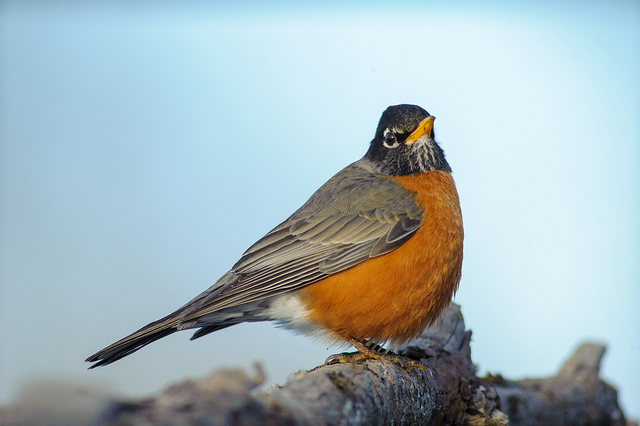
#> input picture images/bird.jpg, 640 x 426 px
$ python 0_blurring.py --image ../images/bird.jpg
#> lines starting #> are read from the running program, lines starting #| are printed output that depends on the picture
import numpy as np
import argparse
import cv2

ap = argparse.ArgumentParser()
ap.add_argument("-i", "--image", required=True, help='Path to the image')
args = vars(ap.parse_args())

image = cv2.imread(args['image'])
#> image is the input picture: shape (426, 640, 3); mean B, G, R 188.8, 183.9, 166.6
image = cv2.cvtColor(image, cv2.COLOR_BGR2GRAY)
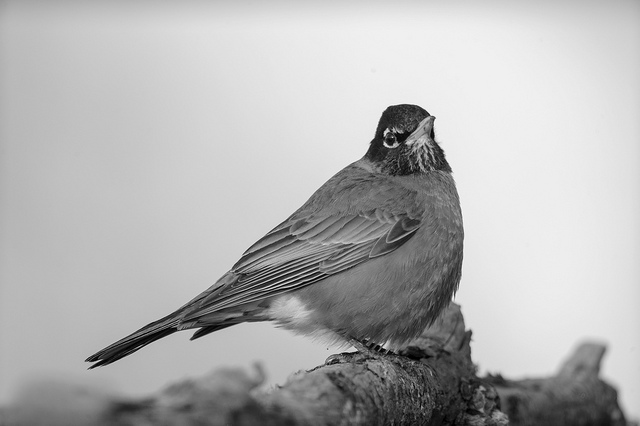
#> image: shape (426, 640); min 0, max 250, mean 179.3
cv2.imshow("Original", image)

blurred = np.hstack([
    cv2.blur(image, (3, 3)),
    cv2.blur(image, (5, 5)),
    cv2.blur(image, (7, 7)),
])
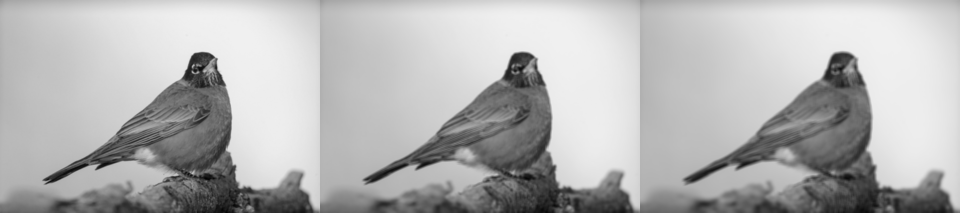
#> blurred: shape (426, 1920) (shown at 1/2 size); min 1, max 240, mean 179.3
cv2.imshow("Averaged", blurred)

blurred = np.hstack([
    cv2.GaussianBlur(image, (3, 3), 0),
    cv2.GaussianBlur(image, (5, 5), 0),
    cv2.GaussianBlur(image, (7, 7), 0),
])
cv2.imshow("Gaussian", blurred)

blurred = np.hstack([
    cv2.medianBlur(image, 3),
    cv2.medianBlur(image, 5),
    cv2.medianBlur(image, 7),
])
cv2.imshow("Median", blurred)

blurred = np.hstack([
    cv2.bilateralFilter(image, 5, 21, 21),
    cv2.bilateralFilter(image, 7, 31, 31),
    cv2.bilateralFilter(image, 9, 41, 41),
])
cv2.imshow("Bilateral", blurred)

cv2.waitKey(0)

$ run again, on images/beach.png
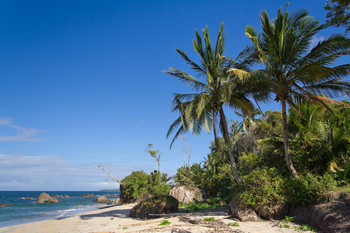
#> input picture images/beach.png, 350 x 233 px
#> image is the input picture: shape (233, 350, 3); mean B, G, R 136, 110.4, 78.6
#> `image = cv2.cvtColor(image, cv2.COLOR_BGR2GRAY)`:
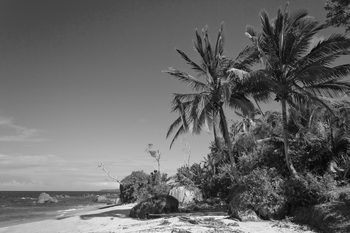
#> image: shape (233, 350); min 3, max 250, mean 103.8
#> `blurred = np.hstack([ cv2.blur(image, (3, 3)), cv2.blur(image, (5, 5))..`:
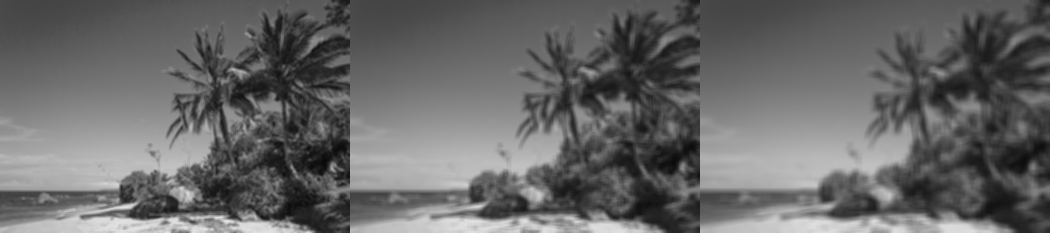
#> blurred: shape (233, 1050); min 8, max 228, mean 103.8

$ run again, on images/coins.png
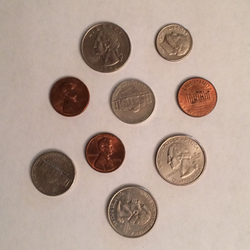
#> input picture images/coins.png, 250 x 250 px
#> image is the input picture: shape (250, 250, 3); mean B, G, R 147.7, 159.9, 180.7
#> `image = cv2.cvtColor(image, cv2.COLOR_BGR2GRAY)`:
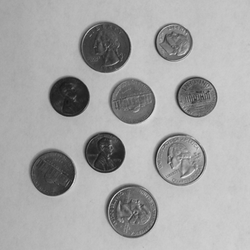
#> image: shape (250, 250); min 21, max 227, mean 164.7
#> `blurred = np.hstack([ cv2.blur(image, (3, 3)), cv2.blur(image, (5, 5))..`:
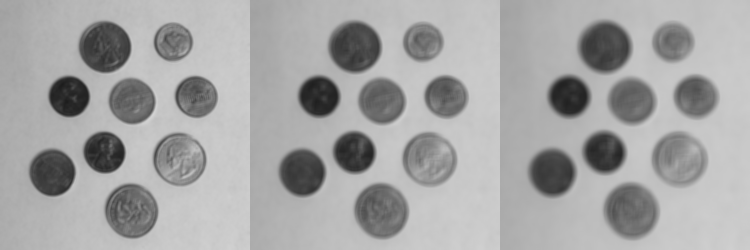
#> blurred: shape (250, 750); min 28, max 211, mean 164.7
